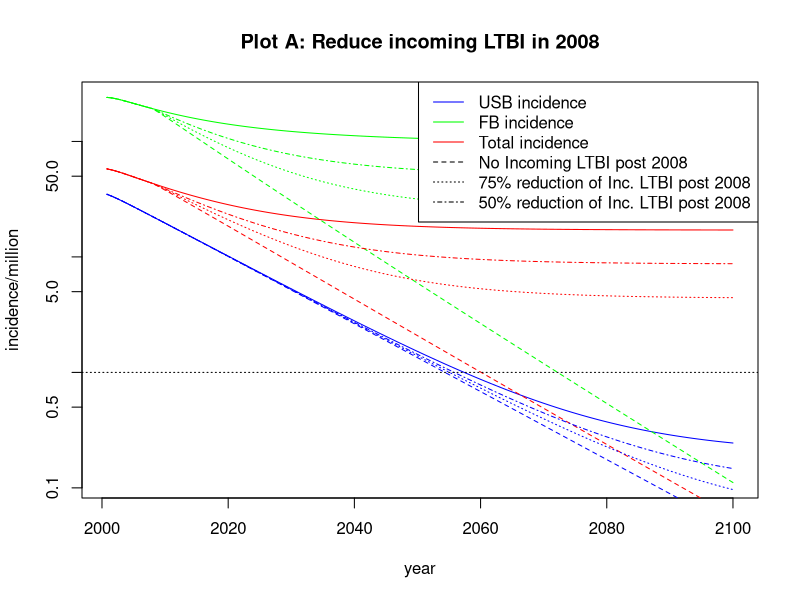
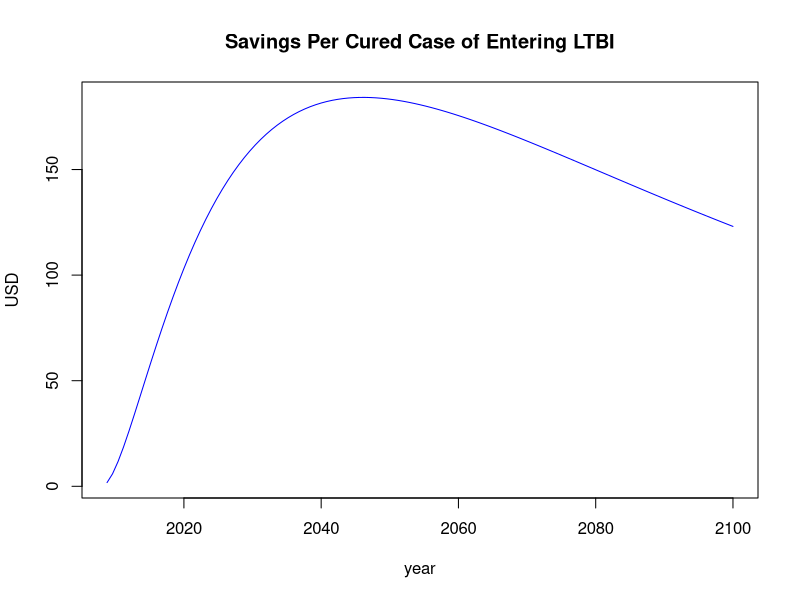
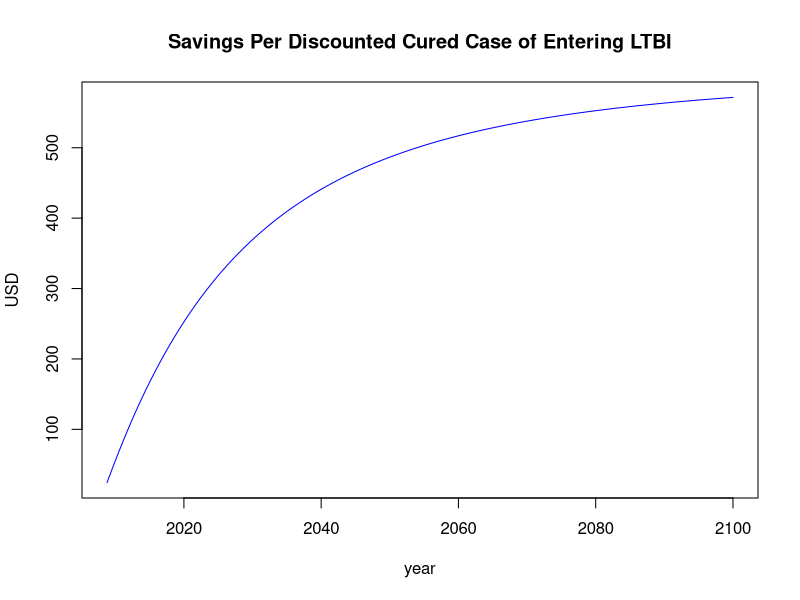

Write the R code that produced these figures, in order.
rkm <- function(Ydot,currY,deltaT,iter,startT=0){
  # This function performs a fourth-order Runge-Kutta Method on the system 
  # dY/dt = Ydot, and returns the next step after currY presuming timestep
  # length deltaT, and iteration iter
  tn   = deltaT*iter + startT
  k1   = Ydot(tn, currY)
  k2   = Ydot(tn + deltaT/2,currY + deltaT*k1/2)
  k3   = Ydot(tn + deltaT/2,currY + deltaT*k2/2)
  k4   = Ydot(tn + deltaT,currY + deltaT*k3)
  newY <- currY + (deltaT/6)*(k1+2*k2+2*k3+k4)
  return(newY)
}

#Variables
mu0   <- 1/78      #Natural mortality rate USB per year
mu1   <- 1/53      #Natural mortality rate FB per year
ro    <- 0.018     #USB birth rate per year
alpha <- 0.005     #FB arrival rate per year
p     <- 0.103     #Fraction of new infections which are acute (fast progressors)
vF    <- 1.5       #Progression rate of acute infection per year
l0    <- 0.015     #Prevalence of LTBI in the USB population in 2000
l1    <- 0.211     #Prevalence of LTBI in the FB population in 2000: 
r0    <- 0.667     #Fraction of cases due to reactivation in the USB population
r1    <- 0.780     #Fraction of cases due to reactivation in the FB population
vL0   <- 0.0014    #Progression rate for reactivation (chronic LTBI) in the USB population per year
vL1   <- 0.0010    #Progression rate for reactivation (chronic LTBI) in the FB population per year
q     <- 0.708     #Fraction of infections progressing to infectious disease
mud   <- 0.115     #Mortality rate due to TB per year
x     <- 0.111     #Fraction of re-infected chronic LTBI moving to acute infection
ARI0  <- 0.030/100 #Annual risk of infection for USB in 2000
beta  <- 10.39     #Effective contact rate per year
e0    <- 0.965     #Fraction of preferred contacts with own population for USB
e1    <-0.985      #Fraction of preferred contacts with own population for FB
g     <- 0.0047    #Fraction of FB arrivals with LTBI who are fast progressors
phi0  <- 1.114     #Cumulative fraction self-cure and treatment of active disease for both populations pre year RATES (USB)
phi1  <- 1.167     #Cumulative fraction self-cure and treatment of active disease for both populations pre year RATES (FB)
sigmaF0 <- 1.296   #Cumulative fraction of treatment for acute infection for both populations per year RATES (USB)
sigmaF1 <- 1.301   #Cumulative fraction of treatment for acute infection for both populations per year RATES (FB)
sigmaLBase <- 0.057 #Treatment rate for chronic LTBI per year
fBase <- 0.187      #Fraction of FB arrivals with LTBI


#2010 New Cases in Population i (millions)
#source: http://www.cdc.gov/mmwr/preview/mmwrhtml/mm5105a3.htm
newCases0 <- .008714  #US-born
newCases1 <- .007554  #Foreign-born

#Initial Values
deltaT   <- .8    #The length of each time step (years).
finalYr  <- 100   #In years
totT     <- floor(finalYr/deltaT)  #Time steps
cutoffT <- floor(8/deltaT)

#Matrix of compartment values
S0 <- S1 <- F0 <- F1 <- L0 <- L1 <- I0 <- I1 <- J0 <- J1 <- N0 <- N1 <- rep(0,totT)  #compartment values
cL0 <- cF0 <- cI0 <- cJ0 <- cL1 <- cF1 <- cI1 <- cJ1 <- cN0 <- cN1 <- rep(0,totT)    #costs associated with each compartment
#Ct <- Cl <- rep(0,totT)  #total costs for active and latent treatment
LTBIEn  <- rep(0,totT)    #FB arrivals with LTBI entering the USA
LTBIEnD <- rep(0,totT)    #FB arrivals with LTBI entering the USA
curedLTBIEn  <- rep(0,totT)    #FB arrivals with LTBI entering the USA
curedLTBIEnD <- rep(0,totT)    #FB arrivals with LTBI entering the USA
natdeath0 <- natdeath1 <- rep(0,totT)                               #natural deaths
tbdeath0 <- tbdeath1 <- tbdeathD0 <- tbdeathD1 <- rep(0,totT)       #TB deaths, TB deaths with discounting
progAcute0 <- progChron0 <- progAcute1 <- progChron1 <- rep(0,totT) #Progression from Acute, Chronic LTBI to Active TB
progTotalD0 <- progTotalD1 <- rep(0,totT)                           #Progression to Active TB with discounting
exogenous0 <- exogenous1 <- rep(0,totT)                             #Exogenous re-Infections
interventionCost <- rep(0,totT)                                     #Cumulative intervention cost

# ALSO TOOK OUT Ct,Cl FROM VECTOR BELOW
C <- c(newCases=0,totPop=0,LTBIEn=0) #Intervention cost array (cost of new cases, total population, and LTBI cases entering, each time step)
P <- data.frame(S0,F0,L0,I0,J0,S1,F1,L1,I1,J1,N0,N1,cL0,cF0,cI0,cJ0,cL1,cF1,cI1,cJ1,cN0,cN1,LTBIEn,LTBIEnD,curedLTBIEn,curedLTBIEnD,natdeath0,natdeath1,tbdeath0,tbdeath1,tbdeathD0,tbdeathD1,progAcute0,progChron0,progAcute1,progChron1,progTotalD0, progTotalD1, exogenous0,exogenous1, interventionCost)
IN0 <- IN1 <- INall <- rep(0,totT)

#Total Population
P$N0[1] <- 250
P$N1[1] <- 31.4
#Acute (Fast) LTBI, new cases
P$F0[1] <- (1-r0)*(newCases0)/vF
P$F1[1] <- (1-r1)*(newCases1)/vF
#Chronic (Long) LTBI
P$L0[1] <- r0*(newCases0)/vL0
P$L1[1] <- r1*(newCases1)/vL1
#Infectious TB
P$I0[1] <- q*newCases0/(mu0 + mud + phi0)
P$I1[1] <- q*newCases1/(mu1 + mud + phi1)
#Non-Infectious TB
P$J0[1] <- (1-q)*newCases0/(mu0 + mud + phi0)
P$J1[1] <- (1-q)*newCases1/(mu1 + mud + phi1)
#Susceptible
P$S0[1] <- P$N0[1] - P$F0[1] - P$L0[1] - P$I0[1] - P$J0[1]
P$S1[1] <- P$N1[1] - P$F1[1] - P$L1[1] - P$I1[1] - P$J1[1]

#Cost Initial Values are all zero. 
probHosp <- .49  #Probability of hospitalization for active TB treatment
efficacyLTBI  <- .9
adherenceLTBI <- .64
probLTBItreatsuccess <- efficacyLTBI*adherenceLTBI #Probability of LTBI treatment success
costtb   <- 2985   #Cost of TB treatment without hopsitalization
costhosp <- 25495  #Cost of TB treatment with hospitalization
costLTBI <- 403.45 #Cost of LTBI treatment

#Cost Parameter Values: 
Ct <- costtb*(1-probHosp) + costhosp*probHosp #in USD (source: Dylan online supplement page 11-12)
Cl <- costLTBI/probLTBItreatsuccess           #in USD (source: Dylan online supplement page 10)
discRt  <- 0.03  #Rate of time discounting (used for health states as well)

#Compartment value dataset
P$LTBIEn[1]      <- 0.263109
P$natdeath0[1]   <- 0
P$natdeath1[1]   <- 0
P$tbdeath0[1]    <- 0
P$tbdeath1[1]    <- 0
P$progAcute0[1]  <- 0
P$progChron0[1]  <- 0
P$progAcute1[1]  <- 0
P$progChron1[1]  <- 0
P$exogenous0[1]  <- 0
P$exogenous1[1]  <- 0

hill <- function(intervenCost,sigmaL,f,transmission=1,incLTBI=1,initial=cutoffT,final=totT,dataSet=P){
  #Differential Equation Functions
  Ddt <- function(t,v) {
    discV = 1/(1.03^t)  #amount costs, health states are discounted each time step
    #parameter values initialized for each time step
    c01     <- (1-e0)*((1-e1)*v$N1)/((1-e0)*v$N0 + (1-e1)*v$N1)  #proportion of contacts made with FB individuals  (USB)
    c00     <- 1 - c01                                           #proportion of contacts made with USB individuals (USB)
    c10     <- (1-e1)*((1-e0)*v$N0)/((1-e0)*v$N0 + (1-e1)*v$N1)  #proportion of contacts made with USB individuals (FB)
    c11     <- 1 - c10                                           #proportion of contacts made with FB individuals  (FB)
    dLTBIEn      <- f*alpha*(v$N0+v$N1)       #FB arrivals with LTBI entering
    dnatdeath0   <- mu0 * v$N0                #Natural deaths (USB)
    dnatdeath1   <- mu1 * v$N1                #Natural deaths (FB)
    dtbdeath0    <- mud * (v$I0 + v$J0)       #TB deaths (USB)
    dtbdeath1    <- mud * (v$I1 + v$J1)       #TB deaths (FB)
    dtbdeathD0   <- discV * dtbdeath0         #TB deaths with discounting (USB)
    dtbdeathD1   <- discV * dtbdeath1         #TB deaths with discounting (FB)
    dprogAcute0  <- vF*v$F0                   #Acute LTBI progressions to Active TB disease (USB)
    dprogAcute1  <- vF*v$F1                   #Acute LTBI progressions to Active TB disease (FB)
    dprogChron0  <- vL0*v$L0                  #Chronic LTBI progressions to Active TB disease (USB)
    dprogChron1  <- vL1*v$L1                  #Chronic LTBI progressions to Active TB disease (FB)
    dprogTotal0  <- dprogAcute0 + dprogChron0 #Progression to Active TB (USB)
    dprogTotal1  <- dprogAcute1 + dprogChron1 #Progression to Active TB (FB)
    dprogTotalD0 <- discV * dprogTotal0       #Progression to Active TB with discounting (USB)
    dprogTotalD1 <- discV * dprogTotal1       #Progression to Active TB with discounting (FB)
    lambda0      <- transmission*(beta*(c00*(v$I0/v$N0) + c01*(v$I1/v$N1)))  #Forces of Infection (USB)
    lambda1      <- transmission*(beta*(c10*(v$I0/v$N0) + c11*(v$I1/v$N1)))  #Forces of Infection (FB)
    dexogenous0	 <- x*p*lambda0*v$L0    #Exogenous re-infections of Chronic LTBI to Acute LTBI (USB)
    dexogenous1  <- x*p*lambda1*v$L1    #Exogenous re-infections of Chronic LTBI to Acute LTBI (FB)
    dInterventionCost <- discV * (intervenCost["newCases"]*1e6*(dprogTotal0+dprogTotal1) + intervenCost["totPop"]*1e6*(v$N0+v$N1) + intervenCost["LTBIEn"]*1e6*dLTBIEn*(1-incLTBI))
    
    #Difference Equations (USB)
    dS0     <- ro*(v$N0+v$N1) + sigmaF0*v$F0 + sigmaL*v$L0 + phi0*(v$I0+v$J0) - lambda0*v$S0 - mu0*v$S0
    dF0     <- p*lambda0*v$S0 + dexogenous0 - (mu0 + vF + sigmaF0)*v$F0
    dL0     <- (1-p)*lambda0*v$S0 - dexogenous0 - (mu0 + vL0 + sigmaL)*v$L0
    dI0     <- q*(dprogAcute0 + dprogChron0) - (mu0 + mud + phi0)*v$I0
    dJ0     <- (1-q)*(dprogAcute0 + dprogChron0) - (mu0 + mud + phi0)*v$J0
    
    #Difference Equations (FB)
    dS1     <- (1-incLTBI)*dLTBIEn+(1-f)*alpha*(v$N0+v$N1) + sigmaF1*v$F1 + sigmaL*v$L1 + phi1*(v$I1 + v$J1) - lambda1*v$S1 - mu1*v$S1
    dF1     <- g*p*dLTBIEn*incLTBI + p*lambda1*v$S1 + dexogenous1 - (mu1 + vF + sigmaF1)*v$F1
    dL1     <- (1-g*p)*dLTBIEn*incLTBI + (1-p)*lambda1*v$S1 - dexogenous1 - (mu1 + vL1 +sigmaL)*v$L1
    dI1     <- q*(dprogAcute1 + dprogChron1) - (mu1 + mud + phi1)*v$I1
    dJ1     <- (1-q)*(dprogAcute1 + dprogChron1) - (mu1 + mud + phi1)*v$J1
    
    dN0     <- 0
    dN1     <- 0
    
    #Cost calculations
    dcL0    <- discV * Cl * sigmaL  * 1e6 * v$L0                    #cost for Chronic LTBI cures      (USB)
    dcF0    <- discV * Cl * sigmaF0 * 1e6 * v$F0                    #cost for Acute LTBI cures        (USB)
    dcI0    <- discV * Ct * q*(dprogAcute0 + dprogChron0) * 1e6     #cost for Infectious TB cures     (USB)
    dcJ0    <- discV * Ct * (1-q)*(dprogAcute0 + dprogChron0) * 1e6 #cost for Non-Infectious TB cures (USB)
    dcL1    <- discV * Cl * sigmaL  * 1e6 * v$L1                    #cost for Chronic LTBI cures      (FB)
    dcF1    <- discV * Cl * sigmaF1 * 1e6 * v$F1                    #cost for Acute LTBI cures        (FB)
    dcI1    <- discV * Ct * q*(dprogAcute1 + dprogChron1) * 1e6     #cost for Infectious TB cures     (FB)
    dcJ1    <- discV * Ct * (1-q)*(dprogAcute1 + dprogChron1) * 1e6 #cost for Non-Infectious TB cures (FB)
    dcN0    <- 0  #Total cost for all treatments (USB)
    dcN1    <- 0  #Total cost for all treatments (FB)
    
    return( c(dS0,dF0,dL0,dI0,dJ0,dS1,dF1,dL1,dI1,dJ1,dN0,dN1,dcL0,dcF0,dcI0,dcJ0,dcL1,dcF1,dcI1,dcJ1,dcN0,dcN1,(dLTBIEn*incLTBI),(dLTBIEn*incLTBI*discV),dLTBIEn*(1-incLTBI),(dLTBIEn*(1-incLTBI)*discV),dnatdeath0,dnatdeath1,dtbdeath0,dtbdeath1,dtbdeathD0, dtbdeathD1, dprogAcute0,dprogChron0,dprogAcute1,dprogChron1,dprogTotalD0, dprogTotalD1, dexogenous0,dexogenous1, dInterventionCost) )
  }
  
  for (i in initial:(final-1)) {
  	dataSet[i+1,]    <- rkm(Ddt,dataSet[i,],deltaT,i)
  	dataSet$N0[i+1]  <- sum(dataSet[i+1,1:5])
  	dataSet$N1[i+1]  <- sum(dataSet[i+1,6:10])
  	dataSet$cN0[i+1] <- sum(dataSet[i+1,13:16])
  	dataSet$cN1[i+1] <- sum(dataSet[i+1,17:20])
  }
  return(dataSet)
}

generateIncidence <- function(dataSet) {
    IN0   <- 1e6 * (vF*dataSet$F0 + vL0*dataSet$L0)/dataSet$N0
    IN1   <- 1e6 * (vF*dataSet$F1 + vL1*dataSet$L1)/dataSet$N1
    INall <- 1e6 * (vF*(dataSet$F0 + dataSet$F1) + vL0*dataSet$L0 + vL1*dataSet$L1)/(dataSet$N0 + dataSet$N1)
	return(data.frame(IN0,IN1,INall))
}

P       <- hill(C,sigmaLBase,fBase,1,1,1,totT)
baseInc <- generateIncidence(P)
years   <- seq(2000+deltaT,2000+finalYr,deltaT)

#plot incidence data
#  xlab, ylab  --> labels for x-, y-axes
#  log='y'     --> use logarithmic scale
#  ylim=yrange --> ensure we show all data
#  type="l"    --> draw line connecting data points
#  col="blue"  --> color of graph
#lines() plots data in the same window as the first plot() command

#Intervention costs for eliminating LTBI 100%, 75%, or 50%
C100 <- C
C75  <- C
C50  <- C

C100["LTBIEn"] <- 1000
C75["LTBIEn"]  <- 800
C50["LTBIEn"]  <- 700

#Plot A: Where we eliminate incoming LTBI 100%, 75%, or 50%
noImmLTBI      <- hill(C100,sigmaLBase,fBase,1,0)
noImmLTBIInc   <- generateIncidence(noImmLTBI)
someImmLTBI    <- hill(C75,sigmaLBase,fBase,1,0.25)
someImmLTBIInc <- generateIncidence(someImmLTBI)
halfImmLTBI    <- hill(C50,sigmaLBase,fBase,1,0.5)
halfImmLTBIInc <- generateIncidence(halfImmLTBI)

#When Calculating range, we presume that FB always has higher incidence rate
yrange <- range(c(0.5,baseInc$IN1,noImmLTBIInc$IN1,someImmLTBIInc$IN1,halfImmLTBIInc$IN1))
dev.new()
plot(years, baseInc$IN0, main="Plot A: Reduce incoming LTBI in 2008", log='y', xlab='year', ylab='incidence/million', ylim=yrange, type="l", col="blue")
lines(years, baseInc$INall, type="l", col="red")
lines(years, baseInc$IN1, type="l", col="green")
lines(years, noImmLTBIInc$IN0, type="l", col="blue", lty=2)
lines(years, noImmLTBIInc$INall, type="l", col="red", lty=2)
lines(years, noImmLTBIInc$IN1, type="l", col="green", lty=2)
lines(years, someImmLTBIInc$IN0, type="l", col="blue", lty=3)
lines(years, someImmLTBIInc$INall, type="l", col="red", lty=3)
lines(years, someImmLTBIInc$IN1, type="l", col="green", lty=3)
lines(years, halfImmLTBIInc$IN0, type="l", col="blue", lty=4)
lines(years, halfImmLTBIInc$INall, type="l", col="red", lty=4)
lines(years, halfImmLTBIInc$IN1, type="l", col="green", lty=4)
abline(h = 1, lty = 'dotted')
legend('topright', legend=c('USB incidence', 'FB incidence', 'Total incidence', 'No Incoming LTBI post 2008', '75% reduction of Inc. LTBI post 2008', '50% reduction of Inc. LTBI post 2008'), col=c("blue", "green", "red", "black","black","black"), lty=c(1,1,1,2,3,4))

# #Cost Plot A:
# yrange <- range(c(P$cN1+P$cN0,noImmLTBI$cN1+noImmLTBI$cN0,someImmLTBI$cN0+someImmLTBI$cN1,halfImmLTBI$cN0+halfImmLTBI$cN1))
# dev.new()
# plot(years, P$cN1+P$cN0, main="Plot A: cost of various interventions", xlab='year', ylab='USD', ylim=yrange, type="l", col="blue")
# #lines(years, P$cN0, type="l", col="blue", lty=2)
# #lines(years, P$cN1, type="l", col="blue", lty=3)
# lines(years, noImmLTBI$cN0 + noImmLTBI$cN1, type="l", col="green", lty=1)
# #lines(years, noImmLTBI$cN0, type="l", col="green", lty=2)
# #lines(years, noImmLTBI$cN1, type="l", col="green", lty=3)
# lines(years, someImmLTBI$cN0 + someImmLTBI$cN1, type="l", col="red", lty=1)
# #lines(years, someImmLTBI$cN0, type="l", col="red", lty=2)
# #lines(years, someImmLTBI$cN1, type="l", col="red", lty=3)
# lines(years, halfImmLTBI$cN0 + halfImmLTBI$cN1, type="l", col="purple", lty=1)
# #lines(years, halfImmLTBI$cN0, type="l", col="purple", lty=2)
# #lines(years, halfImmLTBI$cN1, type="l", col="purple", lty=3)
# abline(h = 1, lty = 'dotted')
# legend('topright', legend=c('Base Cost - No Interventions', 'Cost with elimination of Inc. LTBI', 'Cost with 75% reduction of Inc. LTBI', 'Cost with 50% reduction of Inc. LTBI'), col=c("blue", "green", "red", "purple"), lty=c(1,1,1,1))

yearsPostCutoff <- years[(cutoffT+1):totT]
maxDifference   <- ((P$cN0+P$cN1)-(noImmLTBI$cN0+noImmLTBI$cN1))[(cutoffT+1):totT]
savingsPerCase  <- maxDifference/(1e6*P$LTBIEn[(cutoffT+1):totT])
dev.new()
plot(yearsPostCutoff, savingsPerCase, main="Savings Per Cured Case of Entering LTBI", xlab='year', ylab='USD', type="l", col="blue")

savingsPerCaseD <- maxDifference/(1e6*noImmLTBI$curedLTBIEnD[(cutoffT+1):totT])
dev.new()
plot(yearsPostCutoff, savingsPerCaseD, main="Savings Per Discounted Cured Case of Entering LTBI", xlab='year', ylab='USD', type="l", col="blue")

##Plot A: Where Transmission is cut after 2008
#noTrans    <- hill(sigmaLBase,fBase,0)
#noTransInc <- generateIncidence(noTrans)
#
##When Calculating range, we presume that FB always has higher incidence rate
#yrange <- range(c(0.5,baseInc$IN1,noTransInc$IN1))
#dev.new()
#plot(years, baseInc$IN0, main="Plot A: Cut Trans. in 2008", xlab='year', ylab='incidence/million', log = 'y', ylim=yrange, type="l", col="blue")
#lines(years, baseInc$INall, type="l", col="red")
#lines(years, baseInc$IN1, type="l", col="green")
#lines(years, noTransInc$IN0, type="l", col="blue", lty=2)
#lines(years, noTransInc$INall, type="l", col="red", lty=2)
#lines(years, noTransInc$IN1, type="l", col="green", lty=2)
#abline(h = 1, lty = 'dotted')
#legend('topright', legend=c('USB incidence', 'FB incidence', 'Total incidence', 'With Transmission Cutoff in 2008'), col=c("blue", "green", "red", "black"), lty=c(1,1,1,2))
#
##Plot B: Where LTBI treatment x2 or x4
#doubled    <-hill(sigmaLBase*2,fBase)
#doubledInc <- generateIncidence(doubled)
#quad       <- hill(sigmaLBase*4,fBase)
#quadInc    <- generateIncidence(quad)
#
##When Calculating range, we presume that FB always has higher incidence rate after 2008
#yrange <- range(c(0.5,baseInc$IN1,quadInc$IN1,doubledInc$IN1))
#dev.new()
#plot(years, baseInc$IN0, main="Plot B: Increase Chronic LTBI Treatment in 2008", xlab='year', ylab='incidence/million', log = 'y', ylim=yrange, type="l", col="blue")
#lines(years, baseInc$INall, type="l", col="red")
#lines(years, baseInc$IN1, type="l", col="green")
#lines(years, doubledInc$IN0, type="l", col="blue", lty=2)
#lines(years, doubledInc$INall, type="l", col="red", lty=2)
#lines(years, doubledInc$IN1, type="l", col="green", lty=2)
#lines(years, quadInc$IN0, type="l", col="blue", lty=3)
#lines(years, quadInc$INall, type="l", col="red", lty=3)
#lines(years, quadInc$IN1, type="l", col="green", lty=3)
#abline(h = 1, lty = 'dotted')
#legend('topright', legend=c('USB incidence', 'FB incidence', 'Total incidence', 'Chronic LTBI Treatment x2 in 2008', 'Chronic LTBI Treatment x4 in 2008'), col=c("blue", "green", "red", "black", "black"), lty=c(1,1,1,2,3))
#
##Plot C: Where FB arrivals cut in half, also LTBI treatment x2 or x4 after 2008
#halfFB           <- hill(sigmaLBase,fBase/2)
#halfFBInc        <- generateIncidence(halfFB)
#halfFBdoubled    <- hill(sigmaLBase*2,fBase/2)
#halfFBdoubledInc <- generateIncidence(halfFBdoubled)
#halfFBquad       <- hill(sigmaLBase*4,fBase/2)
#halfFBquadInc    <- generateIncidence(halfFBquad)
#
##When Calculating range, we presume that FB always has higher incidence rate
#yrange <- range(c(0.5,baseInc$IN1,quadInc$IN1,doubledInc$IN1))
#dev.new()
#plot(years, halfFBInc $IN0, main="Plot C: Half FB Arrival Rate, increase LTBI Treatment", xlab='year', ylab='incidence/million', log = 'y', ylim=yrange, type="l", col="blue")
#lines(years, halfFBInc $INall, type="l", col="red")
#lines(years, halfFBInc $IN1, type="l", col="green")
#lines(years, halfFBdoubledInc $IN0, type="l", col="blue", lty=2)
#lines(years, halfFBdoubledInc $INall, type="l", col="red", lty=2)
#lines(years, halfFBdoubledInc $IN1, type="l", col="green", lty=2)
#lines(years, halfFBquadInc $IN0, type="l", col="blue", lty=3)
#lines(years, halfFBquadInc $INall, type="l", col="red", lty=3)
#lines(years, halfFBquadInc $IN1, type="l", col="green", lty=3)
#abline(h = 1, lty = 'dotted')
#legend('topright', legend=c('USB incidence', 'FB incidence', 'Total incidence', 'Chronic LTBI Treatment x2 in 2008', 'Chronic LTBI Treatment x4 in 2008'), col=c("blue", "green", "red", "black", "black"), lty=c(1,1,1,2,3))
#
##Plot D: Where FB arrivals divided by 4, also LTBI treatment x2 or x4 after 2008
#quarterFB           <- hill(sigmaLBase,fBase/4)
#quarterFBInc        <- generateIncidence(quarterFB)
#quarterFBdoubled    <- hill(sigmaLBase*2,fBase/4)
#quarterFBdoubledInc <- generateIncidence(quarterFBdoubled)
#quarterFBquad       <- hill(sigmaLBase*4,fBase/4)
#quarterFBquadInc    <- generateIncidence(quarterFBquad)
#
##When Calculating range, we presume that FB always has higher incidence rate
#yrange <- range(c(0.5,baseInc$IN1,quadInc$IN1,doubledInc$IN1))
#dev.new()
#plot(years, quarterFBInc $IN0, main="Plot D: 1/4 FB Arrival Rate, increase LTBI Treatment", xlab='year', ylab='incidence/million', log = 'y', ylim=yrange, type="l", col="blue")
#lines(years, quarterFBInc $INall, type="l", col="red")
#lines(years, quarterFBInc $IN1, type="l", col="green")
#lines(years, quarterFBdoubledInc $IN0, type="l", col="blue", lty=2)
#lines(years, quarterFBdoubledInc $INall, type="l", col="red", lty=2)
#lines(years, quarterFBdoubledInc $IN1, type="l", col="green", lty=2)
#lines(years, quarterFBquadInc $IN0, type="l", col="blue", lty=3)
#lines(years, quarterFBquadInc $INall, type="l", col="red", lty=3)
#lines(years, quarterFBquadInc $IN1, type="l", col="green", lty=3)
#abline(h = 1, lty = 'dotted')
#legend('topright', legend=c('USB incidence', 'FB incidence', 'Total incidence', 'Chronic LTBI Treatment x2 in 2008', 'Chronic LTBI Treatment x4 in 2008'), col=c("blue", "green", "red", "black", "black"), lty=c(1,1,1,2,3))
